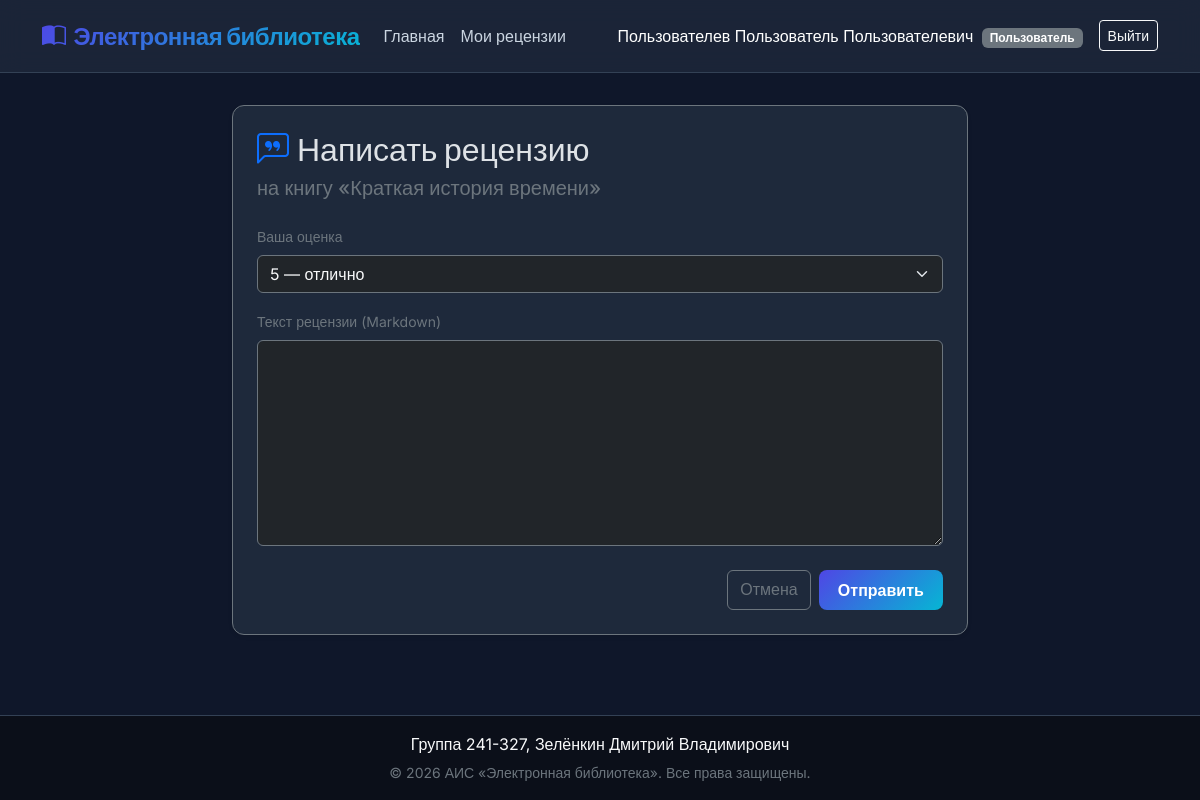
The app's page /books/3/reviews/create (signed in) with its own data.
### models.py (models this page shows, shortened)
class User(db.Model, UserMixin):
    __tablename__ = 'users'
    id = db.Column(db.Integer, primary_key=True)
    login = db.Column(db.String(100), unique=True, nullable=False)
    password_hash = db.Column(db.String(255), nullable=False)
    last_name = db.Column(db.String(100), nullable=False)
    first_name = db.Column(db.String(100), nullable=False)
    middle_name = db.Column(db.String(100), nullable=True)
    role_id = db.Column(db.Integer, db.ForeignKey('roles.id'), nullable=False)
    reviews = db.relationship('Review', backref='user', lazy=True)
    @property
    def full_name(self):
        parts = [self.last_name, self.first_name]
        if self.middle_name:
            parts.append(self.middle_name)
        return " ".join(parts)
    @property
    def is_admin(self):
        return self.role.name == 'administrator'
    @property
    def is_moderator(self):
        return self.role.name == 'moderator'
    @property
    def is_user(self):
        return self.role.name == 'user'
    def can_moderate(self):
        return self.is_admin or self.is_moderator

class Role(db.Model):
    __tablename__ = 'roles'
    id = db.Column(db.Integer, primary_key=True)
    name = db.Column(db.String(50), unique=True, nullable=False)
    description = db.Column(db.Text, nullable=False)
    users = db.relationship('User', backref='role', lazy=True)

class Book(db.Model):
    __tablename__ = 'books'
    id = db.Column(db.Integer, primary_key=True)
    title = db.Column(db.String(255), nullable=False)
    description = db.Column(db.Text, nullable=False)
    year = db.Column(db.Integer, nullable=False)
    publisher = db.Column(db.String(255), nullable=False)
    author = db.Column(db.String(255), nullable=False)
    pages = db.Column(db.Integer, nullable=False)
    created_at = db.Column(db.DateTime, nullable=False, server_default=func.now())
    genres = db.relationship('Genre', secondary=book_genre, backref=db.backref('books', lazy='dynamic'))
    cover = db.relationship('Cover', uselist=False, backref='book', cascade='all, delete-orphan')
    reviews = db.relationship('Review', backref='book', lazy=True, cascade='all, delete-orphan')

### books.py (the view, shortened to what this page needs)
@books_bp.route('/books/<int:book_id>/reviews/create', methods=['GET', 'POST'])
@login_required
def create_review(book_id):
    book = Book.query.get_or_404(book_id)
    existing_review = Review.query.filter_by(book_id=book.id, user_id=current_user.id).first()
    if existing_review:
        flash("Вы уже оставили рецензию на эту книгу.", "warning")
        return redirect(url_for('books.view', book_id=book.id))
    return render_template('books/review.html', book=book, form_data={})

### templates/books/review.html (shortened to what this page needs)
{% extends 'base.html' %}
{% block extra_css %}
<link rel="stylesheet" href="https://cdn.jsdelivr.net/npm/easymde/dist/easymde.min.css">
{% endblock %}
{% block content %}
<div class="row justify-content-center">
    <div class="col-lg-8">
        <div class="card card-custom p-4 shadow-sm border border-secondary mb-5">
            <h2 class="card-title mb-2 font-weight-bold" style="font-family: 'Outfit', sans-serif;">
                <i class="bi bi-chat-left-quote me-2 text-primary"></i>Написать рецензию
            </h2>
            <h5 class="text-secondary mb-4">на книгу «{{ book.title }}»</h5>
            <form method="POST" action="{{ url_for('books.create_review', book_id=book.id) }}">
                <div class="mb-3">
                    <label for="rating" class="form-label text-secondary small">Ваша оценка</label>
                    <select class="form-select bg-dark border-secondary text-light" id="rating" name="rating" required>
                        <option value="5" {% if form_data.get('rating') == '5' or not form_data.get('rating') %}selected{% endif %}>5 — отлично</option>
                    </select>
                </div>
                <div class="mb-4">
                    <label for="text" class="form-label text-secondary small">Текст рецензии (Markdown)</label>
                    <textarea class="form-control bg-dark border-secondary text-light" id="text" name="text" rows="8">{{ form_data.get('text', '') }}</textarea>
                </div>
                <div class="d-flex justify-content-end gap-2">
                    <a href="{{ url_for('books.view', book_id=book.id) }}" class="btn btn-outline-secondary">Отмена</a>
                    <button type="submit" class="btn btn-gradient">Отправить</button>
                </div>
            </form>
        </div>
    </div>
</div>
{% endblock %}

### templates/base.html (shortened to what this page needs)
<!DOCTYPE html>
<html lang="ru" class="h-100" data-bs-theme="dark">
<head>
    <link href="https://cdn.jsdelivr.net/npm/bootstrap@5.3.3/dist/css/bootstrap.min.css" rel="stylesheet">
    <link rel="stylesheet" href="{{ url_for('static', filename='styles.css') }}">
    <link rel="stylesheet" href="https://cdn.jsdelivr.net/npm/bootstrap-icons@1.11.3/font/bootstrap-icons.min.css">
    {% block extra_css %}{% endblock %}
</head>
<body class="d-flex flex-column h-100">
    <nav class="navbar navbar-expand-lg navbar-dark sticky-top">
        <div class="container">
            <a class="navbar-brand" href="{{ url_for('books.index') }}">
                <i class="bi bi-book-half me-2"></i>Электронная библиотека
            </a>
            <div class="collapse navbar-collapse" id="navbarNav">
                <ul class="navbar-nav me-auto mb-2 mb-lg-0">
                    <li class="nav-item">
                        <a class="nav-link {% if request.endpoint == 'books.index' %}active{% endif %}" href="{{ url_for('books.index') }}">Главная</a>
                    </li>
                    {% if current_user.is_authenticated %}
                        {% if current_user.is_user %}
                            <li class="nav-item">
                                <a class="nav-link {% if request.endpoint == 'variants.my_reviews' %}active{% endif %}" href="{{ url_for('variants.my_reviews') }}">Мои рецензии</a>
                            </li>
                        {% endif %}
                    {% endif %}
                </ul>
                <div class="d-flex align-items-center">
                    {% if current_user.is_authenticated %}
                        <span class="navbar-text text-white me-3 font-weight-medium">
                            {{ current_user.full_name }}
                            <span class="badge bg-secondary ms-1">{{ current_user.role.description }}</span>
                        </span>
                        <a href="{{ url_for('auth.logout') }}" class="btn btn-outline-light btn-sm">Выйти</a>
                    {% else %}
                        <a href="{{ url_for('auth.login') }}" class="btn btn-gradient btn-sm">Войти</a>
                    {% endif %}
                </div>
            </div>
        </div>
    </nav>
    <main class="container my-4 py-2">
        {% block content %}{% endblock %}
    </main>
    <footer class="footer mt-auto py-3">
        <div class="container text-center">
            <p class="mb-1 text-light">Группа 241-327, Зелёнкин Дмитрий Владимирович</p>
            <small class="text-secondary">&copy; {{ datetime.now().year if datetime else 2026 }} АИС «Электронная библиотека». Все права защищены.</small>
        </div>
    </footer>
</body>
</html>

### static/styles.css (style rules this page uses)
:root { --primary: #0a3d62; --accent: #00d1b2; --primary-gradient: linear-gradient(135deg, var(--primary), var(--accent)); --bg-color: #0b133e; --card-bg: #15204d; --border-color: #283e6c; --text-main: #f8fafc; --text-muted: #a0b5d8; }
body { background-color: var(--bg-color); color: var(--text-main); }
.navbar { background-color: rgba(21, 32, 77, 0.85) !important; backdrop-filter: blur(12px); border-bottom: 1px solid var(--border-color); }
.nav-link { color: #cbd5e1 !important; }
.btn-gradient { background: var(--primary-gradient); border: none; color: #fff !important; }
.card-custom { background-color: var(--card-bg); border: 1px solid var(--border-color); }
.footer { background-color: #0b0f19; border-top: 1px solid var(--border-color); color: var(--text-muted); }

### templates/base.html (style rules this page uses)
:root { --primary-gradient: linear-gradient(135deg, #4f46e5, #06b6d4); --bg-color: #0f172a; --card-bg: #1e293b; --border-color: #334155; --text-main: #f8fafc; --text-muted: #94a3b8; }
body { font-family: 'Inter', sans-serif; background-color: var(--bg-color); color: var(--text-main); display: flex; flex-direction: column; min-height: 100vh; }
.navbar { background-color: rgba(30, 41, 59, 0.8) !important; backdrop-filter: blur(12px); border-bottom: 1px solid var(--border-color); padding: 0.8rem 1rem; }
.navbar-brand { font-family: 'Outfit', sans-serif; font-weight: 700; background: var(--primary-gradient); -webkit-background-clip: text; -webkit-text-fill-color: transparent; font-size: 1.5rem; letter-spacing: -0.5px; }
.nav-link { color: #cbd5e1 !important; font-weight: 500; transition: color 0.2s ease, transform 0.2s ease; }
.btn-gradient { background: var(--primary-gradient); border: none; color: white !important; font-weight: 600; border-radius: 8px; padding: 0.5rem 1.2rem; transition: all 0.3s ease; }
.footer { background-color: #0b0f19; border-top: 1px solid var(--border-color); color: var(--text-muted); padding: 1.5rem 0; margin-top: auto; }
.card-custom { background-color: var(--card-bg); border: 1px solid var(--border-color); border-radius: 12px; overflow: hidden; transition: all 0.3s cubic-bezier(0.4, 0, 0.2, 1); }

### records on screen
User: full_name "Пользователев Пользователь Пользователевич"
Role: role.description "Пользователь"
Book: title "Краткая история времени"
